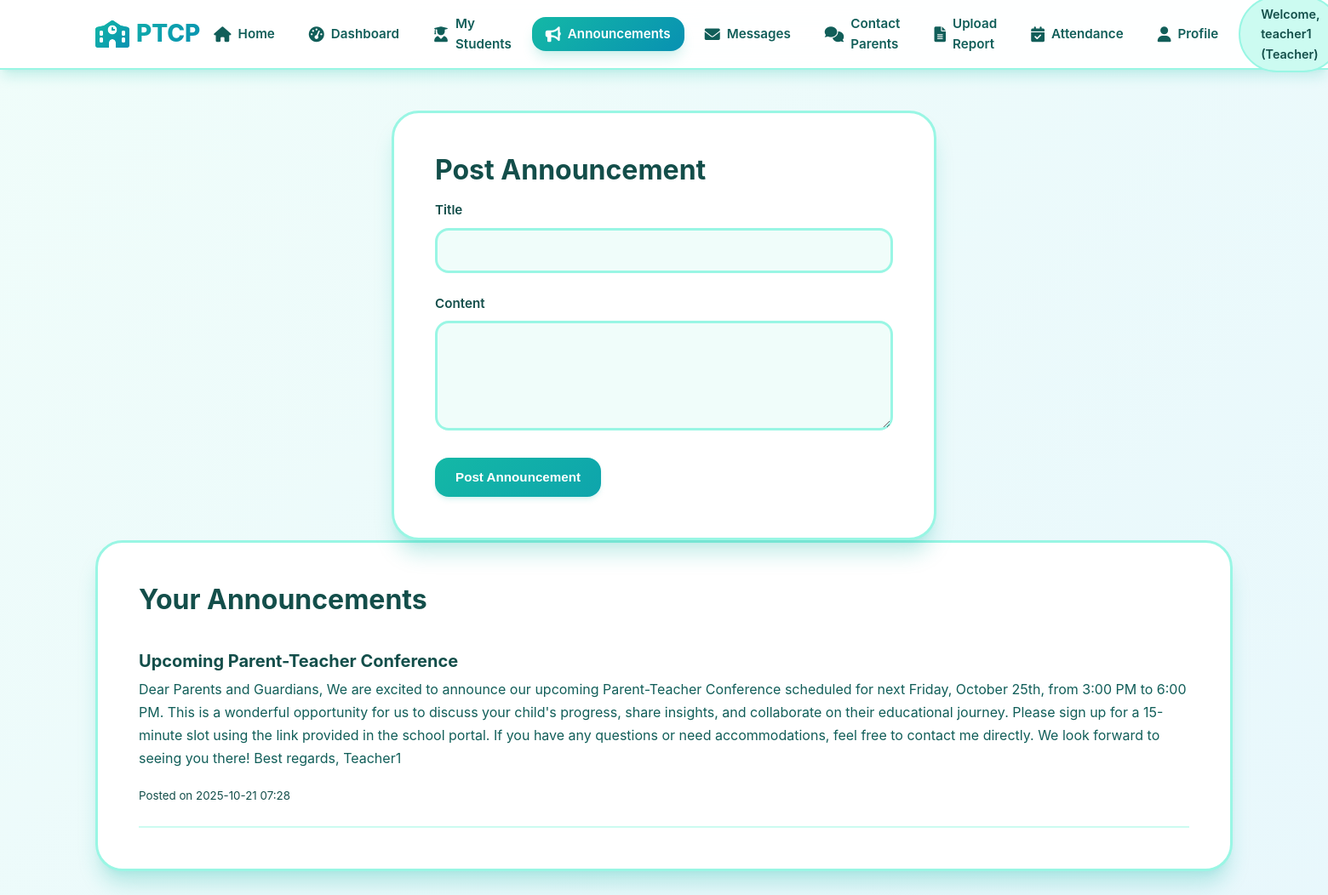
The page /teacher/announcements (signed in) on the database its author committed.
### models/user_model.py (models this page shows, shortened)
class User(UserMixin, db.Model):
    id = db.Column(db.Integer, primary_key=True)
    username = db.Column(db.String(64), unique=True, nullable=False)
    email = db.Column(db.String(120), unique=True, nullable=False)
    password_hash = db.Column(db.String(128))
    role = db.Column(db.String(20), nullable=False)  # 'teacher', 'parent', 'admin'
    is_active = db.Column(db.Boolean, default=True)

### models/announcement_model.py (models this page shows, shortened)
class Announcement(db.Model):
    id = db.Column(db.Integer, primary_key=True)
    title = db.Column(db.String(200), nullable=False)
    content = db.Column(db.Text, nullable=False)
    teacher_id = db.Column(db.Integer, db.ForeignKey('user.id'), nullable=False)
    timestamp = db.Column(db.DateTime, default=datetime.utcnow)
    teacher = db.relationship('User', backref='announcements')

### routes/teacher_routes.py (the view, shortened to what this page needs)
@teacher_bp.route('/announcements', methods=['GET', 'POST'])
@login_required
def announcements():
    if current_user.role != 'teacher':
        return redirect(url_for('main.index'))
    announcements = Announcement.query.filter_by(teacher_id=current_user.id).all()
    return render_template('teacher/announcements.html', announcements=announcements)

### app.py (called while the page is built)
@login_manager.user_loader
def load_user(user_id):
    from models.user_model import User
    return User.query.get(int(user_id))

### templates/teacher/announcements.html (shortened to what this page needs)
{% extends "base.html" %}
{% block content %}
<div class="form-container">
    <h2>Post Announcement</h2>
    <form method="POST">
        <div class="form-group">
            <label for="title">Title</label>
            <input type="text" id="title" name="title" required>
        </div>
        <div class="form-group">
            <label for="content">Content</label>
            <textarea id="content" name="content" rows="5" required></textarea>
        </div>
        <button type="submit" class="btn btn-primary">Post Announcement</button>
    </form>
</div>
<div class="announcements-list">
    <h2>Your Announcements</h2>
    {% for announcement in announcements %}
        <div class="announcement">
            <h3>{{ announcement.title }}</h3>
            <p>{{ announcement.content }}</p>
            <small>Posted on {{ announcement.timestamp.strftime('%Y-%m-%d %H:%M') }}</small>
        </div>
    {% endfor %}
</div>
{% endblock %}

### templates/base.html (shortened to what this page needs)
<!DOCTYPE html>
<html lang="en">
<head>
    <link rel="stylesheet" href="{{ url_for('static', filename='css/style.css') }}">
    <link rel="stylesheet" href="https://cdnjs.cloudflare.com/ajax/libs/font-awesome/6.0.0/css/all.min.css">
</head>
<body>
    {% if current_user.is_authenticated %}
    <div class="full-width-layout">
        <header class="top-nav">
            <div class="nav-container">
                <h1><i class="fas fa-school"></i> PTCP</h1>
                <nav class="main-nav">
                    <ul>
                        <li>
                            <a href="{{ url_for('main.index') }}" class="{% if request.endpoint == 'main.index' %}active{% endif %}">
                                <i class="fas fa-home"></i> Home
                            </a>
                        </li>
                        {% if current_user.role == 'admin' %}
                            <li>
                                <a href="{{ url_for('admin.dashboard') }}" class="{% if 'admin' in request.endpoint %}active{% endif %}">
                                    <i class="fas fa-tachometer-alt"></i> Dashboard
                                </a>
                            </li>
                            <li>
                                <a href="{{ url_for('admin.manage_users') }}" class="{% if request.endpoint == 'admin.manage_users' %}active{% endif %}">
                                    <i class="fas fa-users"></i> Manage Users
                                </a>
                            </li>
                            <li>
                                <a href="{{ url_for('admin.manage_students') }}" class="{% if request.endpoint == 'admin.manage_students' %}active{% endif %}">
                                    <i class="fas fa-user-graduate"></i> Manage Students
                                </a>
                            </li>
                            <li>
                                <a href="{{ url_for('admin.view_logs') }}" class="{% if request.endpoint == 'admin.view_logs' %}active{% endif %}">
                                    <i class="fas fa-history"></i> Activity Logs
                                </a>
                            </li>
                        {% elif current_user.role == 'teacher' %}
                            <li>
                                <a href="{{ url_for('teacher.dashboard') }}" class="{% if request.endpoint == 'teacher.dashboard' %}active{% endif %}">
                                    <i class="fas fa-tachometer-alt"></i> Dashboard
                                </a>
                            </li>
                            <li>
                                <a href="{{ url_for('teacher.view_students') }}" class="{% if request.endpoint == 'teacher.view_students' %}active{% endif %}">
                                    <i class="fas fa-user-graduate"></i> My Students
                                </a>
                            </li>
                            <li>
                                <a href="{{ url_for('teacher.announcements') }}" class="{% if request.endpoint == 'teacher.announcements' %}active{% endif %}">
                                    <i class="fas fa-bullhorn"></i> Announcements
                                </a>
                            </li>
                            <li>
                                <a href="{{ url_for('teacher.view_messages') }}" class="{% if request.endpoint == 'teacher.view_messages' %}active{% endif %}">
                                    <i class="fas fa-envelope"></i> Messages
                                </a>
                            </li>
                            <li>
                                <a href="{{ url_for('teacher.contact_parents') }}" class="{% if request.endpoint == 'teacher.contact_parents' %}active{% endif %}">
                                    <i class="fas fa-comments"></i> Contact Parents
                                </a>
                            </li>
                            <li>
                                <a href="{{ url_for('teacher.upload_report') }}" class="{% if request.endpoint == 'teacher.upload_report' %}active{% endif %}">
                                    <i class="fas fa-file-alt"></i> Upload Report
                                </a>
                            </li>
                            <li>
                                <a href="{{ url_for('teacher.attendance') }}" class="{% if request.endpoint == 'teacher.attendance' %}active{% endif %}">
                                    <i class="fas fa-calendar-check"></i> Attendance
                                </a>
                            </li>
                            <li>
                                <a href="{{ url_for('teacher.profile') }}" class="{% if request.endpoint == 'teacher.profile' %}active{% endif %}">
                                    <i class="fas fa-user"></i> Profile
                                </a>
                            </li>
                        {% endif %}
                        <li class="user-info">
                            <span>Welcome, {{ current_user.username }} ({{ current_user.role.title() }})</span>
                        </li>
                    </ul>
                </nav>
            </div>
        </header>
        <main class="main-content-full">
            <div class="content-body">
                {% block content %}{% endblock %}
            </div>
        </main>
    </div>
    {% endif %}
</body>
</html>

### rows shown on the page
User: username "teacher1", role "Teacher"
Announcement: title "Upcoming Parent-Teacher Conference", content "Dear Parents and Guardians, We are excited to announce our upcoming Parent-Teacher Conference scheduled for next Friday, October 25th, from 3:00 PM to 6:00 PM. This is a wonderful opportunity for us to discuss your child's progress, share insights, and collaborate on their educational journey. Please sign up for a 15-minute slot using the link provided in the school portal. If you have any questions or need accommodations, feel free to contact me directly. We look forward to seeing you there! Best regards, Teacher1", timestamp "2025-10-21 07:28"
